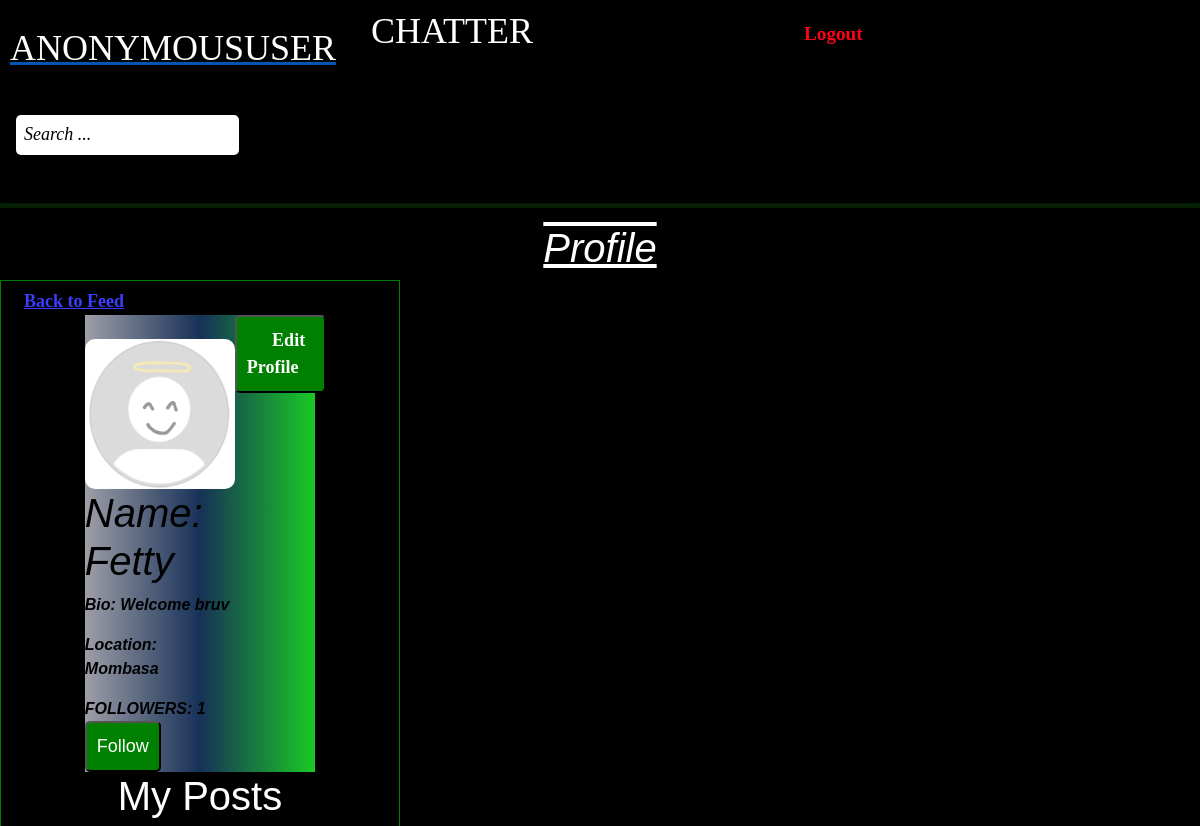
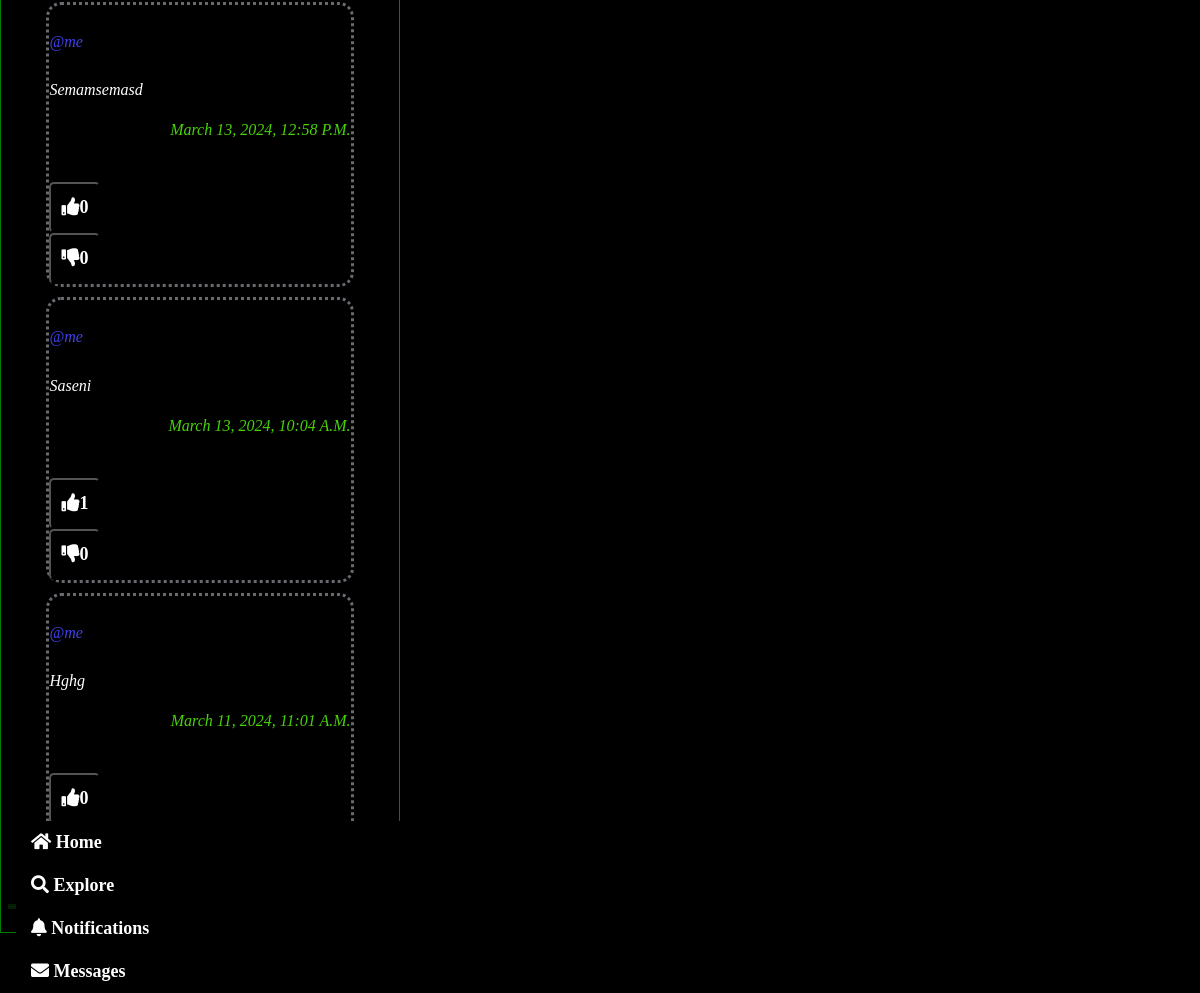
Screenshot of /profile/3/ with the database file from the repository (2 pictures, top to bottom).
### chatter/models.py (models this page shows)
class Userprofile(models.Model):
    user= models.OneToOneField(Account,primary_key=True,verbose_name='user',related_name='profile',on_delete=models.CASCADE)
    name=models.CharField(max_length=100,blank=True, null=True)
    bio= models.TextField(max_length=200,blank=True,null=True)
    location= models.CharField(max_length=50, null=True,blank=True)
    birth_date=models.DateField(null=True,blank=True)
    picture= models.ImageField(upload_to='uploads/profile_pictures',default='uploads/profile_pictures/default.jpg',blank=True,null=True)
    followers= models.ManyToManyField(Account, blank=True, related_name='followers')

class Post(models.Model):
    body= models.TextField()
    created_at= models.DateTimeField(default=timezone.now, editable=False)
    author= models.ForeignKey(Account, on_delete=models.CASCADE)
    likes= models.ManyToManyField(Account, blank=True, related_name='likes')
    dislikes= models.ManyToManyField(Account, blank=True, related_name='dislikes')
    class Meta:
        verbose_name= 'Post'
        verbose_name_plural= 'Posts'

class Account(AbstractUser):
    groups= models.ManyToManyField(Group, related_name='accounts_set',blank=True)
    user_permissions= models.ManyToManyField(Permission, related_name='accounts_set', blank=True)
    def __str__(self):
        return self.username
    class Meta:
        verbose_name= 'Account'
        verbose_name_plural= 'Accounts'

### chatter/views.py (the view)
# urls.py: path('profile/<int:pk>/', views.userProfile, name= 'profile'),
def userProfile(request,pk):
    profile = Userprofile.objects.get(pk=pk)
    user = profile.user
    posts= Post.objects.filter(author=user).order_by('-created_at')
    followers= profile.followers.all()
    if len(followers) == 0:
        is_following=False
    for follower in followers:
        if follower == request.user:
            is_following=True
            break
        else:
            is_following=False
    number_of_followers=  len(followers)
    context = {
        'profile':profile,
        'user':user,
        'posts':posts,
        'number_of_followers':number_of_followers,
        'is_following':is_following
    }
    return render(request, 'userprofile.html', context)

### chatter/templates/userprofile.html (shortened to what this page needs)
{% extends "home.html" %}
{% load static %}
{% block navbar %}
<li class="nav-item"><a href="{% url 'home' %}" class="nav-link"><i class="fas fa-home"></i> Home</a></li>
<li class="nav-item"><a href="{% url 'explore' %}" class="nav-link"><i class="fas fa-search"></i> Explore</a></li>
<li class="nav-item"><a href="{% url 'notifications' %}" class="nav-link"><i class="fas fa-bell"></i> Notifications</a></li>
<li class="nav-item"><a href="{% url 'messages' %}" class="nav-link"><i class="fas fa-envelope"></i> Messages</a></li>
{% endblock %}
{% block home %}
<div class="not">
    <h1>Profile</h1>
</div>
<div class="col-md-4">
    <div class="comm">
        <a href="{% url 'home' %}" class="back">Back to Feed</a>
    </div>
    <div class="profile-container">
        <div class="profile">
            <br>
            <img src="{{ profile.picture.url }}" height="150" width="150" alt="">
            <div class="details">
                {% if profile.name %}
                <h1>Name: {{ profile.name }} </h1>
                {% endif %}
                {% if profile.bio %}
                <p>Bio: {{ profile.bio }}</p>
                {% endif %}
                {% if profile.location %}
                <p>Location: {{ profile.location }}</p>
                {% endif %}
            </div>
            <div class="follows">
                FOLLOWERS: {{ number_of_followers }}
                {% if user != request.user %}
                {% if is_following %}
                <form action="{% url 'removefollower' profile.pk %}" method="post">
                    {% csrf_token %}
                    <button class="btn" style="background-color: red;">UnFollow</button>
                </form>
                {% else %}
                <form action="{% url 'addfollower' profile.pk %}" method="post">
                    <button class="btin">Follow</button>
                </form>
                {% endif %}
                {% endif %}
            </div>
        </div>
        <div class="edit">
            <button><a href="{% url 'editprofile' profile.pk %}">Edit Profile</a></button>
        </div>
    </div>
    <div class="poster-container">
        <div class="posters">
            <h1>My Posts</h1>
            {% for post in posts %}
            <div class="card4">
                <a href="{% if post.author.profile %}{% url 'profile' post.author.profile.pk %}{% endif %}">
                    <h2 class="at">@{{ post.author }}</h2>
                </a>
                <div class="pbody">
                    <p>{{ post.body }}</p>
                    <p id='createdat'>{{ post.created_at }}</p> <br>
                    <a href="{% url 'postdetail'  pk=post.pk %}" class="streched_link"></a>
                </div>
                <div class="likes">
                    <form action="{% url 'likes' post.pk%}" method="post">
                        <button class="like-btn" type="submit">
                            <i class="fas fa-thumbs-up">{{ post.likes.all.count }}</i>
                        </button>
                    </form>
                    <form action="{% url 'dislikes' post.pk %}" method="post">
                        <button class="dislike-btn" type="submit">
                            <i class="fas fa-thumbs-down">{{ post.dislikes.all.count }}</i>
                        </button>
                    </form>
                </div>
            </div>
        {% endfor %}
        </div>
    </div>
</div>
{% endblock %}

### static/css/home.css (style rules this page uses)
body { background-color: #000000 !important; padding-bottom: 60px; }
.col-md-4 { flex: 1; border: 1px solid green; padding: 7px; margin-right: 10px; box-sizing: border-box; }
a { color: white; text-decoration: none; font-family:Georgia, 'Times New Roman', Times, serif; font-size: large; font-weight: bolder; padding: 1rem; }
::placeholder { color: white; font-size: large; font-style:italic; font-family: Cambria, Cochin, Georgia, Times, 'Times New Roman', serif; }
button { background-color: green; color: white; padding: 10px 10px; border-radius: 5px; font-size: large; }
.not { color: rgb(255, 255, 255); align-items: center; justify-content: center; display: flex; font-style: italic; text-decoration:overline underline; font-family:'Trebuchet MS', 'Lucida Sans Unicode', 'Lucida Grande', 'Lucida Sans', Arial, sans-serif }
.card4 { border-style: dotted; background-color: rgb(0, 0, 0); margin: auto; padding: 5px; border-radius: 15px; font-family: Cambria, Cochin, Georgia, Times, 'Times New Roman', serif; font-style: oblique; }
.card4, .card5, .card6 h2 { margin: 0; padding: 0; }
.card4, .card5, .card6 p { margin: 0; padding: 0; margin-bottom: 10px; text-transform: capitalize; }
.at { color: rgb(64, 64, 235); margin: 0; padding: 0; text-transform: lowercase; font-size: medium; }
#createdat { color: rgb(72, 211, 7); display: flex; justify-content: end; }
.back { color: rgb(60, 60, 255); text-decoration: underline; }
.streched_link { position:absolute; top: 0; left: 0; width: 100%; height: 100%; }
.profile-container { width: 60%; max-width: 800px; display: flex; margin-left: 20%; justify-content:space-between; color: rgb(255, 255, 255); background-color: gray; background: linear-gradient(to right, rgb(158, 158, 167) , rgb(23, 49, 88) , rgb(25, 202, 37)); }
.profile { font-family:'Trebuchet MS', 'Lucida Sans Unicode', 'Lucida Grande', 'Lucida Sans', Arial, sans-serif; font-style:oblique; color: #000000; font-weight: bold; }
.follows { color:#000000 }
.poster-container { display: flex; justify-content: center; }
.posters { width: 80%; max-width: 800px; }
.posters p { color: white; }
.posters h1 { color: white; text-align: center; }
img { border-radius: 10px; }
.pbody { position: relative; }
.likes button { background-color: #000000; }

### rows the page displays
Userprofile: picture (placeholder picture), name "Fetty", bio "Welcome bruv", location "Mombasa"
Post: author "me", body "Semamsemasd", created_at "March 13, 2024, 12:58 P.m.", likes.all.count "0", dislikes.all.count "0"
Post: author "me", body "Saseni", created_at "March 13, 2024, 10:04 A.m.", likes.all.count "1", dislikes.all.count "0"
Post: author "me", body "Hghg", created_at "March 11, 2024, 11:01 A.m.", likes.all.count "0"

### other values shown
{{ request.user }} "ANONYMOUSUSER"
{{ number_of_followers }} "1"
